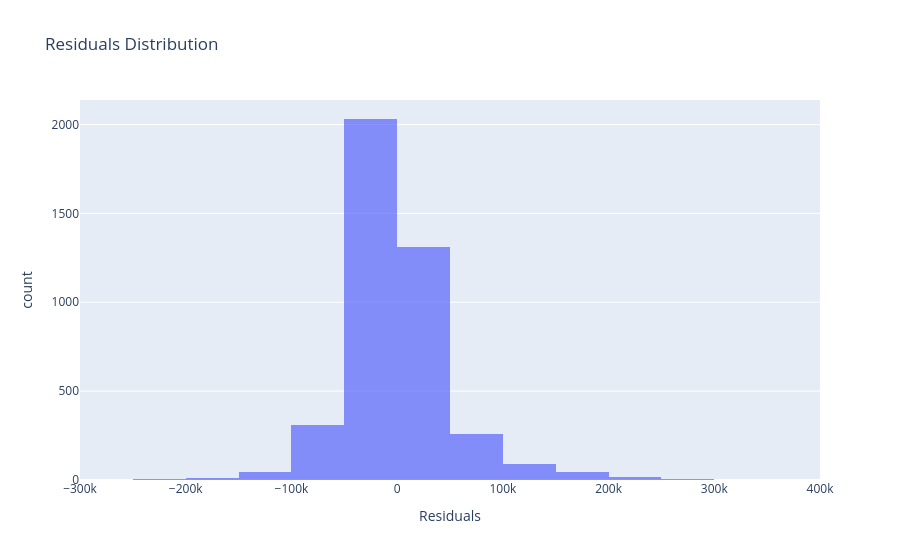

Notebook code cell kept with this figure:
### Code cell
fig = px.histogram(
    df_res,
    x="Residuals",
    nbins=30,
    title="Residuals Distribution",
    opacity=0.75
)

fig.show()

### Figure 1 — Plotly figure (JSON) as saved in the notebook; plotly's stock layout.template omitted (floating-point values rounded to 4 significant figures; data arrays with more than 128 entries replaced by an {"elided": "..."} marker saying what was removed)
{"data": [{"bingroup": "x", "hovertemplate": "Residuals=%{x}<br>count=%{y}<extra></extra>", "legendgroup": "", "marker": {"color": "#636efa", "opacity": 0.75, "pattern": {"shape": ""}}, "name": "", "nbinsx": 30, "orientation": "v", "showlegend": false, "type": "histogram", "x": {"elided": "4128 float values"}, "xaxis": "x", "yaxis": "y"}], "layout": {"barmode": "relative", "legend": {"tracegroupgap": 0}, "title": {"text": "Residuals Distribution"}, "xaxis": {"anchor": "y", "domain": [0, 1], "title": {"text": "Residuals"}}, "yaxis": {"anchor": "x", "domain": [0, 1], "title": {"text": "count"}}}}
